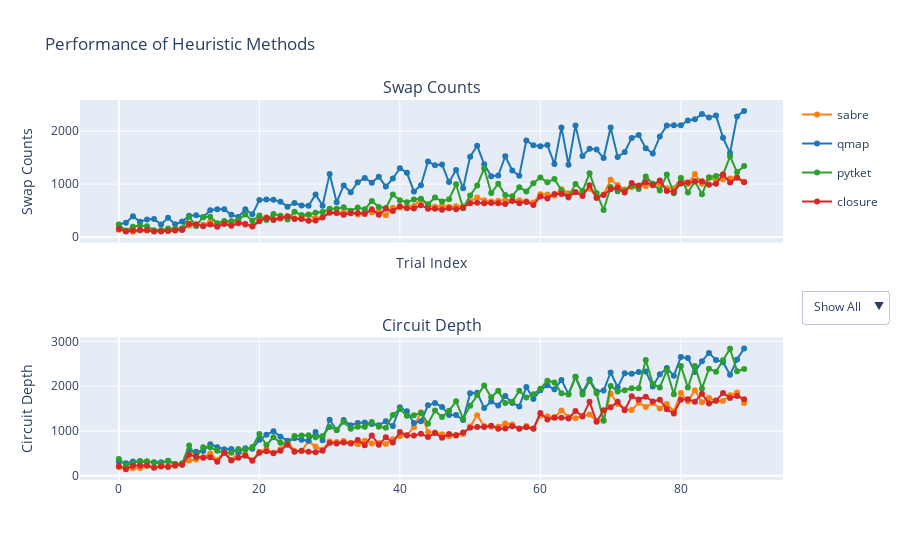

The cell this chart's notebook holds for it:
### Code cell
benchmark = "queko-bss-16qbt"
layout = "default"
methods = ["sabre", "qmap", "pytket","closure"]

plots(benchmark,methods,layout)

### Figure 1 — Plotly figure (JSON) as saved in the notebook; plotly's stock layout.template omitted (floating-point values rounded to 4 significant figures)
{"data": [{"legendgroup": "sabre", "line": {"color": "#ff7f0e"}, "marker": {"color": "#ff7f0e"}, "mode": "lines+markers", "name": "sabre", "type": "scatter", "x": [0, 1, 2, 3, 4, 5, 6, 7, 8, 9, 10, 11, 12, 13, 14, 15, 16, 17, 18, 19, 20, 21, 22, 23, 24, 25, 26, 27, 28, 29, 30, 31, 32, 33, 34, 35, 36, 37, 38, 39, 40, 41, 42, 43, 44, 45, 46, 47, 48, 49, 50, 51, 52, 53, 54, 55, 56, 57, 58, 59, 60, 61, 62, 63, 64, 65, 66, 67, 68, 69, 70, 71, 72, 73, 74, 75, 76, 77, 78, 79, 80, 81, 82, 83, 84, 85, 86, 87, 88, 89], "xaxis": "x", "y": [139, 122, 102, 123, 120, 113, 129, 119, 117, 142, 220, 220, 231, 287, 213, 281, 263, 303, 233, 215, 319, 373, 342, 368, 398, 354, 364, 419, 351, 380, 469, 458, 468, 462, 427, 487, 465, 486, 413, 551, 557, 570, 588, 715, 599, 574, 588, 574, 583, 582, 673, 748, 693, 669, 686, 702, 696, 695, 675, 651, 810, 804, 784, 903, 827, 851, 822, 910, 770, 805, 1083, 983, 896, 941, 976, 960, 1009, 981, 922, 920, 1116, 1003, 1189, 1006, 1109, 1082, 1091, 1106, 1138, 1043], "yaxis": "y"}, {"legendgroup": "qmap", "line": {"color": "#1f77b4"}, "marker": {"color": "#1f77b4"}, "mode": "lines+markers", "name": "qmap", "type": "scatter", "x": [0, 1, 2, 3, 4, 5, 6, 7, 8, 9, 10, 11, 12, 13, 14, 15, 16, 17, 18, 19, 20, 21, 22, 23, 24, 25, 26, 27, 28, 29, 30, 31, 32, 33, 34, 35, 36, 37, 38, 39, 40, 41, 42, 43, 44, 45, 46, 47, 48, 49, 50, 51, 52, 53, 54, 55, 56, 57, 58, 59, 60, 61, 62, 63, 64, 65, 66, 67, 68, 69, 70, 71, 72, 73, 74, 75, 76, 77, 78, 79, 80, 81, 82, 83, 84, 85, 86, 87, 88, 89], "xaxis": "x", "y": [238, 271, 392, 289, 330, 340, 236, 363, 242, 295, 404, 410, 374, 506, 523, 524, 419, 380, 524, 429, 699, 711, 704, 665, 574, 645, 594, 590, 804, 593, 1193, 657, 974, 846, 1035, 1115, 1028, 1138, 953, 1107, 1299, 1214, 861, 978, 1426, 1355, 1369, 1038, 1267, 921, 1519, 1726, 1373, 1150, 1161, 1527, 1256, 1158, 1824, 1735, 1714, 1737, 1379, 2072, 1366, 2109, 1533, 1668, 1652, 1493, 2070, 1513, 1606, 1870, 1928, 1677, 1578, 1899, 2107, 2110, 2111, 2202, 2226, 2327, 2258, 2295, 1878, 1587, 2280, 2384], "yaxis": "y"}, {"legendgroup": "pytket", "line": {"color": "#2ca02c"}, "marker": {"color": "#2ca02c"}, "mode": "lines+markers", "name": "pytket", "type": "scatter", "x": [0, 1, 2, 3, 4, 5, 6, 7, 8, 9, 10, 11, 12, 13, 14, 15, 16, 17, 18, 19, 20, 21, 22, 23, 24, 25, 26, 27, 28, 29, 30, 31, 32, 33, 34, 35, 36, 37, 38, 39, 40, 41, 42, 43, 44, 45, 46, 47, 48, 49, 50, 51, 52, 53, 54, 55, 56, 57, 58, 59, 60, 61, 62, 63, 64, 65, 66, 67, 68, 69, 70, 71, 72, 73, 74, 75, 76, 77, 78, 79, 80, 81, 82, 83, 84, 85, 86, 87, 88, 89], "xaxis": "x", "y": [234, 117, 195, 217, 205, 126, 129, 162, 158, 168, 379, 209, 380, 381, 260, 301, 299, 332, 424, 307, 408, 321, 433, 403, 332, 478, 414, 426, 461, 472, 535, 534, 563, 497, 559, 523, 681, 567, 547, 802, 695, 657, 709, 725, 618, 748, 672, 713, 996, 544, 786, 974, 1296, 831, 1007, 792, 772, 941, 861, 1015, 1124, 1035, 1098, 880, 749, 1004, 870, 1203, 833, 510, 943, 867, 876, 968, 909, 1146, 1008, 879, 1180, 827, 1115, 843, 1052, 807, 1131, 1151, 1181, 1525, 1227, 1341], "yaxis": "y"}, {"legendgroup": "closure", "line": {"color": "#d62728"}, "marker": {"color": "#d62728"}, "mode": "lines+markers", "name": "closure", "type": "scatter", "x": [0, 1, 2, 3, 4, 5, 6, 7, 8, 9, 10, 11, 12, 13, 14, 15, 16, 17, 18, 19, 20, 21, 22, 23, 24, 25, 26, 27, 28, 29, 30, 31, 32, 33, 34, 35, 36, 37, 38, 39, 40, 41, 42, 43, 44, 45, 46, 47, 48, 49, 50, 51, 52, 53, 54, 55, 56, 57, 58, 59, 60, 61, 62, 63, 64, 65, 66, 67, 68, 69, 70, 71, 72, 73, 74, 75, 76, 77, 78, 79, 80, 81, 82, 83, 84, 85, 86, 87, 88, 89], "xaxis": "x", "y": [153, 105, 122, 132, 133, 105, 104, 113, 126, 134, 252, 243, 203, 236, 193, 246, 212, 261, 245, 198, 300, 361, 323, 351, 389, 341, 339, 307, 314, 367, 459, 455, 420, 451, 456, 433, 527, 419, 534, 490, 581, 544, 538, 601, 533, 535, 516, 546, 527, 555, 639, 647, 636, 642, 636, 623, 682, 640, 664, 605, 764, 730, 813, 815, 764, 848, 777, 979, 738, 795, 904, 937, 841, 1022, 967, 1036, 978, 1070, 872, 857, 1013, 1029, 1048, 1052, 987, 1009, 1180, 1032, 1119, 1034], "yaxis": "y"}, {"legendgroup": "sabre", "line": {"color": "#ff7f0e"}, "marker": {"color": "#ff7f0e"}, "mode": "lines+markers", "name": "sabre", "showlegend": false, "type": "scatter", "x": [0, 1, 2, 3, 4, 5, 6, 7, 8, 9, 10, 11, 12, 13, 14, 15, 16, 17, 18, 19, 20, 21, 22, 23, 24, 25, 26, 27, 28, 29, 30, 31, 32, 33, 34, 35, 36, 37, 38, 39, 40, 41, 42, 43, 44, 45, 46, 47, 48, 49, 50, 51, 52, 53, 54, 55, 56, 57, 58, 59, 60, 61, 62, 63, 64, 65, 66, 67, 68, 69, 70, 71, 72, 73, 74, 75, 76, 77, 78, 79, 80, 81, 82, 83, 84, 85, 86, 87, 88, 89], "xaxis": "x2", "y": [194, 203, 169, 174, 216, 187, 224, 220, 220, 279, 343, 364, 417, 498, 351, 553, 356, 523, 477, 346, 539, 588, 514, 591, 770, 556, 552, 773, 654, 583, 767, 754, 779, 739, 703, 785, 722, 735, 712, 814, 886, 903, 1091, 1418, 976, 967, 931, 881, 917, 934, 1099, 1351, 1113, 1098, 1097, 1167, 1144, 1057, 1111, 1057, 1347, 1328, 1311, 1460, 1312, 1284, 1342, 1368, 1226, 1245, 1839, 1601, 1485, 1468, 1633, 1536, 1627, 1502, 1604, 1440, 1848, 1664, 1912, 1645, 1738, 1672, 1671, 1798, 1862, 1627], "yaxis": "y2"}, {"legendgroup": "qmap", "line": {"color": "#1f77b4"}, "marker": {"color": "#1f77b4"}, "mode": "lines+markers", "name": "qmap", "showlegend": false, "type": "scatter", "x": [0, 1, 2, 3, 4, 5, 6, 7, 8, 9, 10, 11, 12, 13, 14, 15, 16, 17, 18, 19, 20, 21, 22, 23, 24, 25, 26, 27, 28, 29, 30, 31, 32, 33, 34, 35, 36, 37, 38, 39, 40, 41, 42, 43, 44, 45, 46, 47, 48, 49, 50, 51, 52, 53, 54, 55, 56, 57, 58, 59, 60, 61, 62, 63, 64, 65, 66, 67, 68, 69, 70, 71, 72, 73, 74, 75, 76, 77, 78, 79, 80, 81, 82, 83, 84, 85, 86, 87, 88, 89], "xaxis": "x2", "y": [316, 281, 321, 320, 313, 305, 304, 331, 266, 254, 571, 537, 552, 706, 640, 591, 600, 532, 616, 607, 803, 917, 996, 875, 786, 837, 807, 781, 976, 795, 1253, 1021, 1244, 1130, 1178, 1188, 1158, 1132, 1216, 1111, 1532, 1439, 1179, 1216, 1573, 1625, 1538, 1357, 1356, 1247, 1843, 1853, 1512, 1657, 1572, 1783, 1625, 1550, 1982, 1714, 1910, 2020, 1930, 2141, 1825, 2210, 1866, 2148, 1881, 1905, 2307, 1977, 2289, 2279, 2315, 2331, 1994, 2266, 2406, 2235, 2651, 2628, 2320, 2558, 2744, 2588, 2537, 2255, 2596, 2845], "yaxis": "y2"}, {"legendgroup": "pytket", "line": {"color": "#2ca02c"}, "marker": {"color": "#2ca02c"}, "mode": "lines+markers", "name": "pytket", "showlegend": false, "type": "scatter", "x": [0, 1, 2, 3, 4, 5, 6, 7, 8, 9, 10, 11, 12, 13, 14, 15, 16, 17, 18, 19, 20, 21, 22, 23, 24, 25, 26, 27, 28, 29, 30, 31, 32, 33, 34, 35, 36, 37, 38, 39, 40, 41, 42, 43, 44, 45, 46, 47, 48, 49, 50, 51, 52, 53, 54, 55, 56, 57, 58, 59, 60, 61, 62, 63, 64, 65, 66, 67, 68, 69, 70, 71, 72, 73, 74, 75, 76, 77, 78, 79, 80, 81, 82, 83, 84, 85, 86, 87, 88, 89], "xaxis": "x2", "y": [377, 239, 278, 333, 323, 299, 270, 339, 264, 277, 676, 413, 641, 641, 559, 514, 514, 600, 585, 642, 936, 688, 862, 737, 707, 891, 902, 908, 862, 890, 1092, 1026, 1205, 1049, 1098, 1096, 1201, 1096, 1074, 1359, 1492, 1342, 1352, 1404, 1165, 1458, 1312, 1452, 1664, 1272, 1567, 1805, 2015, 1752, 1900, 1625, 1652, 1898, 1746, 1819, 1945, 2123, 2085, 1843, 1817, 2204, 1818, 2120, 1844, 1227, 2008, 1885, 1913, 1954, 1955, 2588, 2053, 1973, 2352, 1819, 2454, 1973, 2449, 1949, 2392, 2322, 2581, 2835, 2337, 2384], "yaxis": "y2"}, {"legendgroup": "closure", "line": {"color": "#d62728"}, "marker": {"color": "#d62728"}, "mode": "lines+markers", "name": "closure", "showlegend": false, "type": "scatter", "x": [0, 1, 2, 3, 4, 5, 6, 7, 8, 9, 10, 11, 12, 13, 14, 15, 16, 17, 18, 19, 20, 21, 22, 23, 24, 25, 26, 27, 28, 29, 30, 31, 32, 33, 34, 35, 36, 37, 38, 39, 40, 41, 42, 43, 44, 45, 46, 47, 48, 49, 50, 51, 52, 53, 54, 55, 56, 57, 58, 59, 60, 61, 62, 63, 64, 65, 66, 67, 68, 69, 70, 71, 72, 73, 74, 75, 76, 77, 78, 79, 80, 81, 82, 83, 84, 85, 86, 87, 88, 89], "xaxis": "x2", "y": [216, 150, 228, 231, 236, 182, 210, 199, 234, 250, 472, 431, 406, 416, 314, 513, 343, 404, 449, 335, 516, 548, 506, 561, 692, 540, 560, 536, 528, 559, 734, 721, 746, 720, 802, 683, 903, 694, 860, 745, 978, 907, 903, 939, 868, 954, 850, 932, 899, 968, 1076, 1088, 1091, 1119, 1049, 1058, 1109, 1052, 1085, 1049, 1404, 1259, 1294, 1297, 1280, 1448, 1325, 1651, 1205, 1464, 1532, 1651, 1464, 1777, 1703, 1767, 1660, 1701, 1484, 1392, 1696, 1710, 1656, 1831, 1615, 1679, 1849, 1739, 1784, 1709], "yaxis": "y2"}], "layout": {"annotations": [{"font": {"size": 16}, "showarrow": false, "text": "Swap Counts", "x": 0.5, "xanchor": "center", "xref": "paper", "y": 1, "yanchor": "bottom", "yref": "paper"}, {"font": {"size": 16}, "showarrow": false, "text": "Circuit Depth", "x": 0.5, "xanchor": "center", "xref": "paper", "y": 0.375, "yanchor": "bottom", "yref": "paper"}], "title": {"text": "Performance of Heuristic Methods"}, "updatemenus": [{"buttons": [{"args": [{"visible": [true, true, true, true, true, true, true, true]}], "label": "Show All", "method": "update"}, {"args": [{"visible": [false, false, false, false, false, false, false, false]}], "label": "Hide All", "method": "update"}, {"args": [{"visible": [true, false, false, false, true, false, false, false]}], "label": "sabre", "method": "update"}, {"args": [{"visible": [false, true, false, false, false, true, false, false]}], "label": "qmap", "method": "update"}, {"args": [{"visible": [false, false, true, false, false, false, true, false]}], "label": "pytket", "method": "update"}, {"args": [{"visible": [false, false, false, true, false, false, false, true]}], "label": "closure", "method": "update"}], "direction": "down", "showactive": true, "x": 1.15, "y": 0.5}], "xaxis": {"anchor": "y", "domain": [0, 1], "matches": "x2", "showticklabels": false, "title": {"text": "Trial Index"}}, "xaxis2": {"anchor": "y2", "domain": [0, 1]}, "yaxis": {"anchor": "x", "domain": [0.625, 1], "title": {"text": "Swap Counts"}}, "yaxis2": {"anchor": "x2", "domain": [0, 0.375], "title": {"text": "Circuit Depth"}}}}
